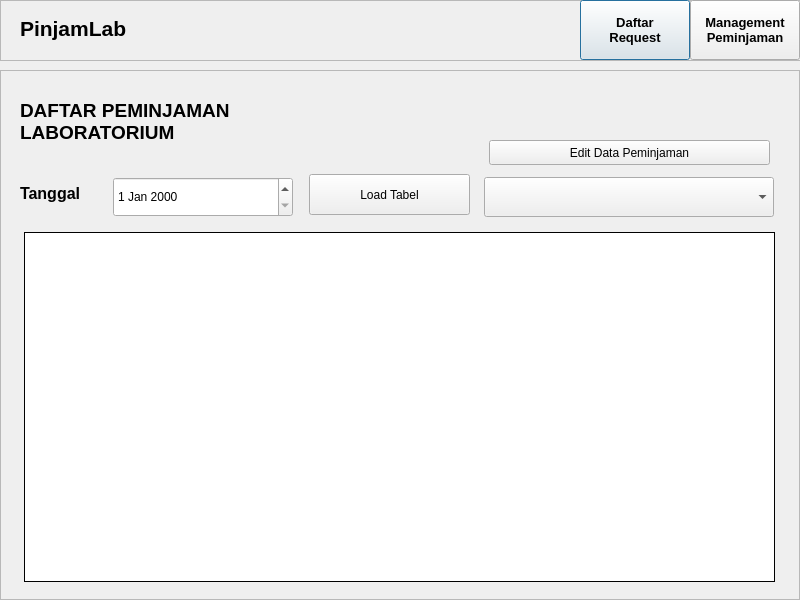
<?xml version="1.0" encoding="UTF-8"?>
<ui version="4.0">
 <class>ManagementPeminjaman</class>
 <widget class="QDialog" name="ManagementPeminjaman">
  <property name="geometry">
   <rect>
    <x>0</x>
    <y>0</y>
    <width>800</width>
    <height>600</height>
   </rect>
  </property>
  <property name="windowTitle">
   <string>Dialog</string>
  </property>
  <widget class="QFrame" name="frame">
   <property name="geometry">
    <rect>
     <x>0</x>
     <y>0</y>
     <width>801</width>
     <height>61</height>
    </rect>
   </property>
   <property name="frameShape">
    <enum>QFrame::StyledPanel</enum>
   </property>
   <property name="frameShadow">
    <enum>QFrame::Raised</enum>
   </property>
   <widget class="QLabel" name="label">
    <property name="geometry">
     <rect>
      <x>20</x>
      <y>10</y>
      <width>181</width>
      <height>36</height>
     </rect>
    </property>
    <property name="font">
     <font>
      <pointsize>16</pointsize>
      <bold>true</bold>
     </font>
    </property>
    <property name="text">
     <string>PinjamLab</string>
    </property>
   </widget>
   <widget class="QPushButton" name="pushButton">
    <property name="geometry">
     <rect>
      <x>580</x>
      <y>0</y>
      <width>110</width>
      <height>60</height>
     </rect>
    </property>
    <property name="font">
     <font>
      <pointsize>10</pointsize>
      <bold>true</bold>
     </font>
    </property>
    <property name="text">
     <string>Daftar 
Request</string>
    </property>
   </widget>
   <widget class="QPushButton" name="pushButton_2">
    <property name="geometry">
     <rect>
      <x>690</x>
      <y>0</y>
      <width>110</width>
      <height>60</height>
     </rect>
    </property>
    <property name="font">
     <font>
      <pointsize>10</pointsize>
      <bold>true</bold>
     </font>
    </property>
    <property name="text">
     <string>Management 
Peminjaman</string>
    </property>
   </widget>
  </widget>
  <widget class="QFrame" name="frame_2">
   <property name="geometry">
    <rect>
     <x>0</x>
     <y>70</y>
     <width>800</width>
     <height>530</height>
    </rect>
   </property>
   <property name="styleSheet">
    <string notr="true"/>
   </property>
   <property name="frameShape">
    <enum>QFrame::StyledPanel</enum>
   </property>
   <property name="frameShadow">
    <enum>QFrame::Raised</enum>
   </property>
   <widget class="QLabel" name="label_2">
    <property name="geometry">
     <rect>
      <x>20</x>
      <y>20</y>
      <width>402</width>
      <height>62</height>
     </rect>
    </property>
    <property name="font">
     <font>
      <pointsize>14</pointsize>
      <bold>true</bold>
     </font>
    </property>
    <property name="text">
     <string>DAFTAR PEMINJAMAN 
LABORATORIUM</string>
    </property>
   </widget>
   <widget class="QLabel" name="label_3">
    <property name="geometry">
     <rect>
      <x>20</x>
      <y>110</y>
      <width>74</width>
      <height>27</height>
     </rect>
    </property>
    <property name="font">
     <font>
      <pointsize>12</pointsize>
      <bold>true</bold>
     </font>
    </property>
    <property name="text">
     <string>Tanggal</string>
    </property>
   </widget>
   <widget class="QDateEdit" name="filterTgl">
    <property name="geometry">
     <rect>
      <x>113</x>
      <y>107</y>
      <width>180</width>
      <height>40</height>
     </rect>
    </property>
   </widget>
   <widget class="QComboBox" name="filterLab">
    <property name="geometry">
     <rect>
      <x>484</x>
      <y>107</y>
      <width>290</width>
      <height>40</height>
     </rect>
    </property>
   </widget>
   <widget class="QTableView" name="tabelPeminjam">
    <property name="geometry">
     <rect>
      <x>24</x>
      <y>162</y>
      <width>751</width>
      <height>350</height>
     </rect>
    </property>
    <property name="minimumSize">
     <size>
      <width>0</width>
      <height>0</height>
     </size>
    </property>
    <property name="inputMethodHints">
     <set>Qt::ImhNone</set>
    </property>
    <property name="frameShape">
     <enum>QFrame::Box</enum>
    </property>
    <property name="frameShadow">
     <enum>QFrame::Plain</enum>
    </property>
    <attribute name="horizontalHeaderMinimumSectionSize">
     <number>187</number>
    </attribute>
    <attribute name="horizontalHeaderHighlightSections">
     <bool>false</bool>
    </attribute>
   </widget>
   <widget class="QPushButton" name="pushButton_3">
    <property name="geometry">
     <rect>
      <x>489</x>
      <y>70</y>
      <width>281</width>
      <height>25</height>
     </rect>
    </property>
    <property name="text">
     <string>Edit Data Peminjaman</string>
    </property>
   </widget>
   <widget class="QPushButton" name="pushButton_4">
    <property name="geometry">
     <rect>
      <x>309</x>
      <y>104</y>
      <width>161</width>
      <height>41</height>
     </rect>
    </property>
    <property name="text">
     <string>Load Tabel</string>
    </property>
   </widget>
  </widget>
 </widget>
 <resources/>
 <connections/>
</ui>
